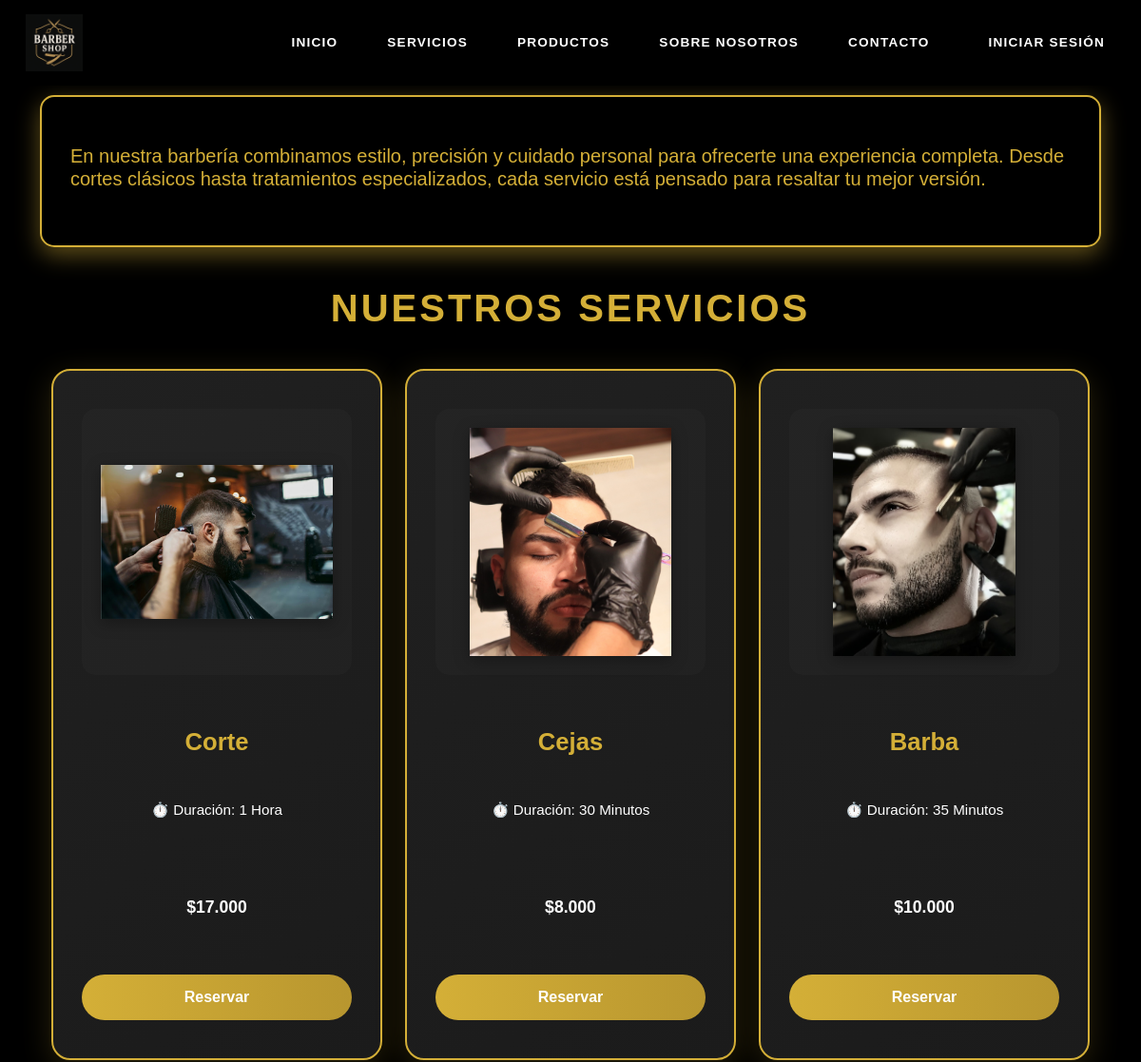
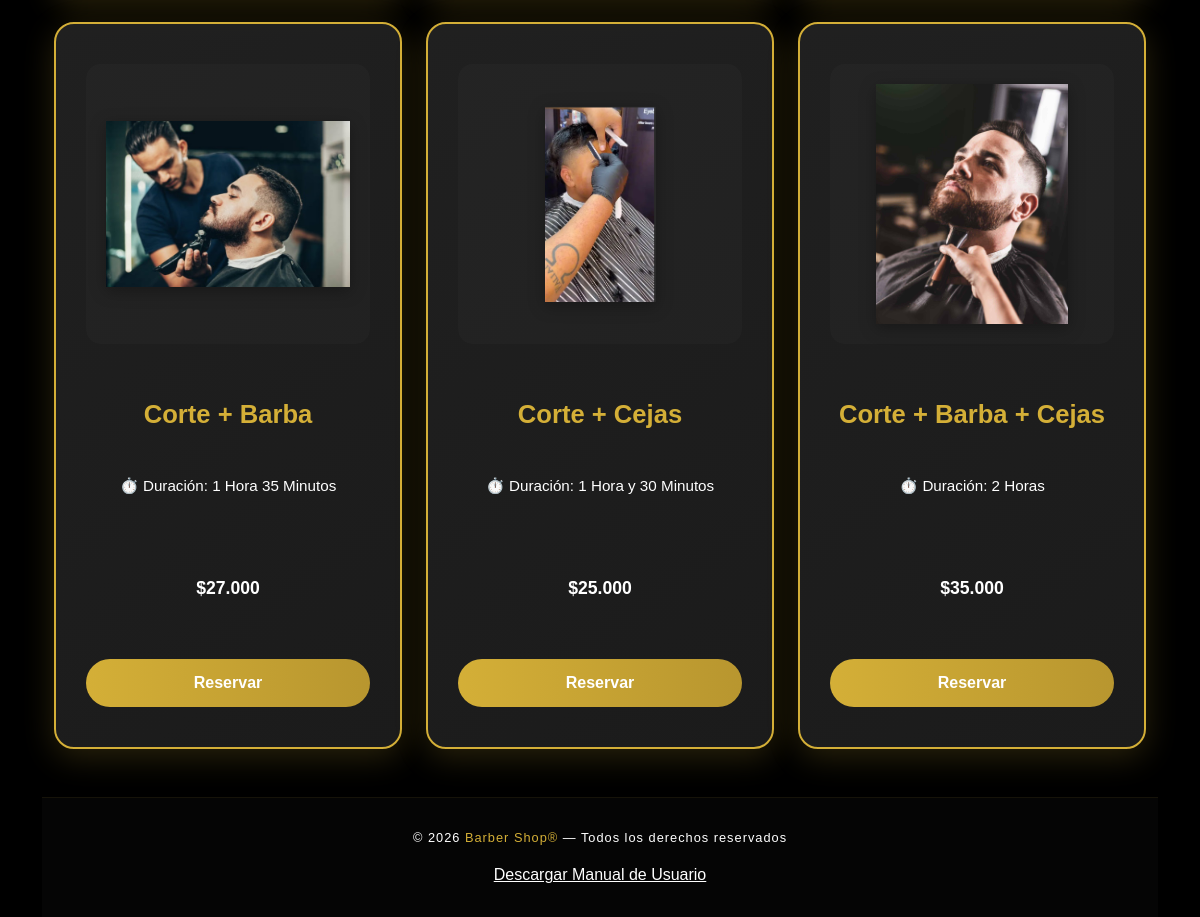
/index.php?action=serviciobarberia, run on the app's committed database (2 pictures, top to bottom).
### tables this page shows
CREATE TABLE `servicio` (
  `idServicio` int(11) NOT NULL,
  `nombreServi` varchar(60) DEFAULT NULL,
  `precioUni` int(11) DEFAULT NULL,
  `duracion` varchar(30) DEFAULT NULL,
  `foto` varchar(255) DEFAULT NULL
);

### views/serviciobarberia.php (the view, shortened to what this page needs)
<?php
$database = new Database();
$conn = $database->getConnection();
$sql = "SELECT * FROM servicio ORDER BY idServicio ASC";
$stmt = $conn->prepare($sql);
$stmt->execute();
$servicios = $stmt->fetchAll(PDO::FETCH_ASSOC);
?>
<!DOCTYPE html>
<html lang="es">
<head>
    <link href="https://cdn.jsdelivr.net/npm/bootstrap@5.3.8/dist/css/bootstrap.min.css" rel="stylesheet">
    <link rel="stylesheet" href="<?= $base ?>/css/estilos.css?v=<?= filemtime($_SERVER['DOCUMENT_ROOT'] . $base . '/css/estilos.css') ?>">
</head>
<body>
<?php include 'includes/header.php'; ?>
<div class="container" style="padding-top: 100px;">
    <section class="introduccion">
        <h5>En nuestra barbería combinamos estilo, precisión y cuidado personal para ofrecerte una experiencia completa.
            Desde cortes clásicos hasta tratamientos especializados, cada servicio está pensado para resaltar tu mejor versión.</h5>
    </section>
<div class="container mt-4">
    <h1 class="titulo-productos">Nuestros Servicios</h1>
<div class="row mb-4">
    <?php foreach ($servicios as $s): ?>
        <div class="col-12 col-sm-6 col-md-4 mb-4">
            <div class="product-card">
                <div class="product-image">
                    <img src="<?= $base ?>/photo/<?= htmlspecialchars($s['foto'] ?? 'default-servicio.jpg') ?>"
                         alt="<?= htmlspecialchars($s['nombreServi']) ?>">
                </div>
                <h5><?= htmlspecialchars($s['nombreServi']) ?></h5>
                <p style="color:#ddd; font-size:0.95rem;">
                    ⏱️ Duración: <?= htmlspecialchars($s['duracion']) ?>
                </p>
                <p style="color:#d4af37; font-weight:bold; font-size:1.1rem;">
                    $<?= number_format($s['precioUni'], 0, ',', '.') ?>
                </p>
                <a href="<?= isset($_SESSION['user']) ? 'index.php?action=insertCita' : 'index.php?action=login&msg=cita' ?>"
                   class="btn btn-gold">Reservar</a>
            </div>
        </div>
    <?php endforeach; ?>
</div>
</div>
<footer class="footer">
        <p class="footer-text">© 2026 <span>Barber Shop®</span> — Todos los derechos reservados</p>
         <a href="/proyecto-barber-shop/docs/Manual_De_Usuario_Barberia.pdf"
       class="footer-manual"
       download>
       Descargar Manual de Usuario
    </a>
    </footer>
</body>
</html>

### index.php (shortened to what this page needs)
<?php
$base = rtrim(dirname($_SERVER['SCRIPT_NAME']), '/\\');
$action = $_POST['action'] ?? $_GET['action'] ?? 'principal';
switch ($action) {
    case "serviciobarberia":
        include './views/serviciobarberia.php';
        break;
}
?>

### views/includes/header.php (shortened to what this page needs)
<nav class="navbar navbar-expand-lg navbar-custom fixed-top">
    <div class="container-fluid">
            <img src="<?= $base ?>/photo/LOGO_BARBER_SHOP.png" alt="Logo" class="logo-barber">
        <div class="collapse navbar-collapse" id="navbarNav">
            <ul class="navbar-nav ms-auto align-items-center">
                <li class="nav-item">
                    <a class="nav-link" href="<?= $base ?>/index.php?action=principal">Inicio</a>
                </li>
                <li class="nav-item">
                    <a class="nav-link" href="<?= $base ?>/index.php?action=serviciobarberia">Servicios</a>
                </li>
                <li class="nav-item">
                    <a class="nav-link" href="<?= $base ?>/index.php?action=productobarberia">Productos</a>
                </li>
                <li class="nav-item">
                    <a class="nav-link" href="<?= $base ?>/index.php?action=sobre_nosotros">Sobre Nosotros</a>
                </li>
                <li class="nav-item">
                    <a class="nav-link" href="<?= $base ?>/index.php?action=contacto">Contacto</a>
                </li>
                <?php if (isset($_SESSION['user']) || isset($_SESSION['rol'])): ?>
                    <li class="nav-item">
                        <a class="nav-link btn-dashboard" href="<?= $base ?>/index.php?action=dashboard">Dashboard</a>
                    </li>
                    <li class="nav-item">
                        <a class="nav-link btn-logout" href="<?= $base ?>/index.php?action=logout">Cerrar Sesión</a>
                    </li>
                <?php else: ?>
                    <li class="nav-item">
                        <a class="nav-link btn-login" href="<?= $base ?>/index.php?action=login1">Iniciar Sesión</a>
                    </li>
                <?php endif; ?>
            </ul>
        </div>
    </div>
</nav>

### views/includes/header.php (style rules this page uses)
.navbar-custom { background: rgba(0, 0, 0, 0.95) !important; backdrop-filter: blur(10px); box-shadow: 0 4px 15px rgba(0, 0, 0, 0.5); padding: 15px 0; font-family: 'Quicksand', sans-serif !important; }
.navbar-custom * { font-family: 'Quicksand', sans-serif !important; }
.navbar-nav .nav-item { margin: 0 8px !important; }
.navbar-nav .nav-link { color: #fff !important; font-weight: 600; padding: 10px 18px !important; transition: all 0.3s ease; text-transform: uppercase; font-size: 0.85rem; letter-spacing: 1.2px; }
.btn-login { background: transparent; border: 2px solid #d4af37; color: #d4af37 !important; padding: 8px 25px; border-radius: 25px; font-weight: bold; transition: all 0.3s ease; margin-left: 10px; }
.logo-barber { width: 60px; height: auto; margin-left: 15px; display: block; }
body { padding-top: 80px; }

### data on the page
servicio: foto (picture), nombreServi "Corte", duracion "1 Hora", precioUni "17.000"
servicio: foto (picture), nombreServi "Cejas", duracion "30 Minutos", precioUni "8.000"
servicio: foto (picture), nombreServi "Barba", duracion "35 Minutos", precioUni "10.000"
servicio: foto (picture), nombreServi "Corte + Barba", duracion "1 Hora 35 Minutos", precioUni "27.000"
servicio: foto (picture), nombreServi "Corte + Cejas", duracion "1 Hora y 30 Minutos", precioUni "25.000"
servicio: foto (picture), nombreServi "Corte + Barba + Cejas", duracion "2 Horas", precioUni "35.000"
